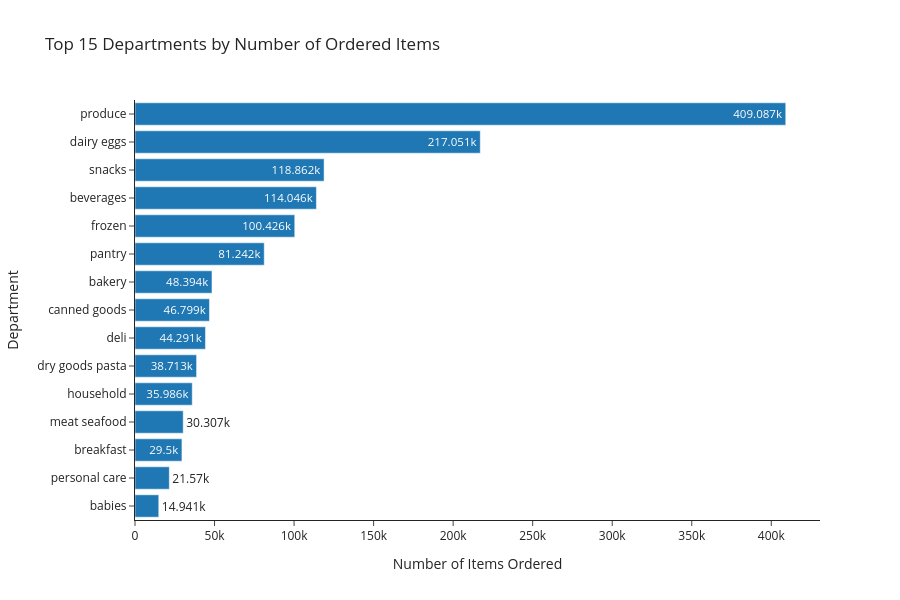

Notebook cell for this chart:
### Markdown cell above
Stepping up one level of the product hierarchy, we count items per
**department**. This tells us which broad sections of the catalogue drive
the most volume, which is handy for assortment, layout, and inventory decisions.

### Code cell
dept_counts = op["department"].value_counts().head(15).reset_index()
dept_counts.columns = ["Department", "Number of Items Ordered"]

fig = px.bar(
    dept_counts,
    x="Number of Items Ordered",
    y="Department",
    orientation="h",
    title="Top 15 Departments by Number of Ordered Items",
    text_auto=True,
    height=600,
)
fig.update_layout(yaxis=dict(autorange="reversed"))
fig.show()

### Figure 1 — Plotly figure (JSON) as saved in the notebook; plotly's stock layout.template omitted (floating-point values rounded to 4 significant figures)
{"data": [{"hovertemplate": "Number of Items Ordered=%{x}<br>Department=%{y}<extra></extra>", "legendgroup": "", "marker": {"color": "#1F77B4", "pattern": {"shape": ""}}, "name": "", "orientation": "h", "showlegend": false, "textposition": "auto", "texttemplate": "%{x}", "type": "bar", "x": [409087, 217051, 118862, 114046, 100426, 81242, 48394, 46799, 44291, 38713, 35986, 30307, 29500, 21570, 14941], "xaxis": "x", "y": ["produce", "dairy eggs", "snacks", "beverages", "frozen", "pantry", "bakery", "canned goods", "deli", "dry goods pasta", "household", "meat seafood", "breakfast", "personal care", "babies"], "yaxis": "y"}], "layout": {"barmode": "relative", "height": 600, "legend": {"tracegroupgap": 0}, "title": {"text": "Top 15 Departments by Number of Ordered Items"}, "xaxis": {"anchor": "y", "domain": [0.0, 1.0], "title": {"text": "Number of Items Ordered"}}, "yaxis": {"anchor": "x", "autorange": "reversed", "domain": [0.0, 1.0], "title": {"text": "Department"}}}}
